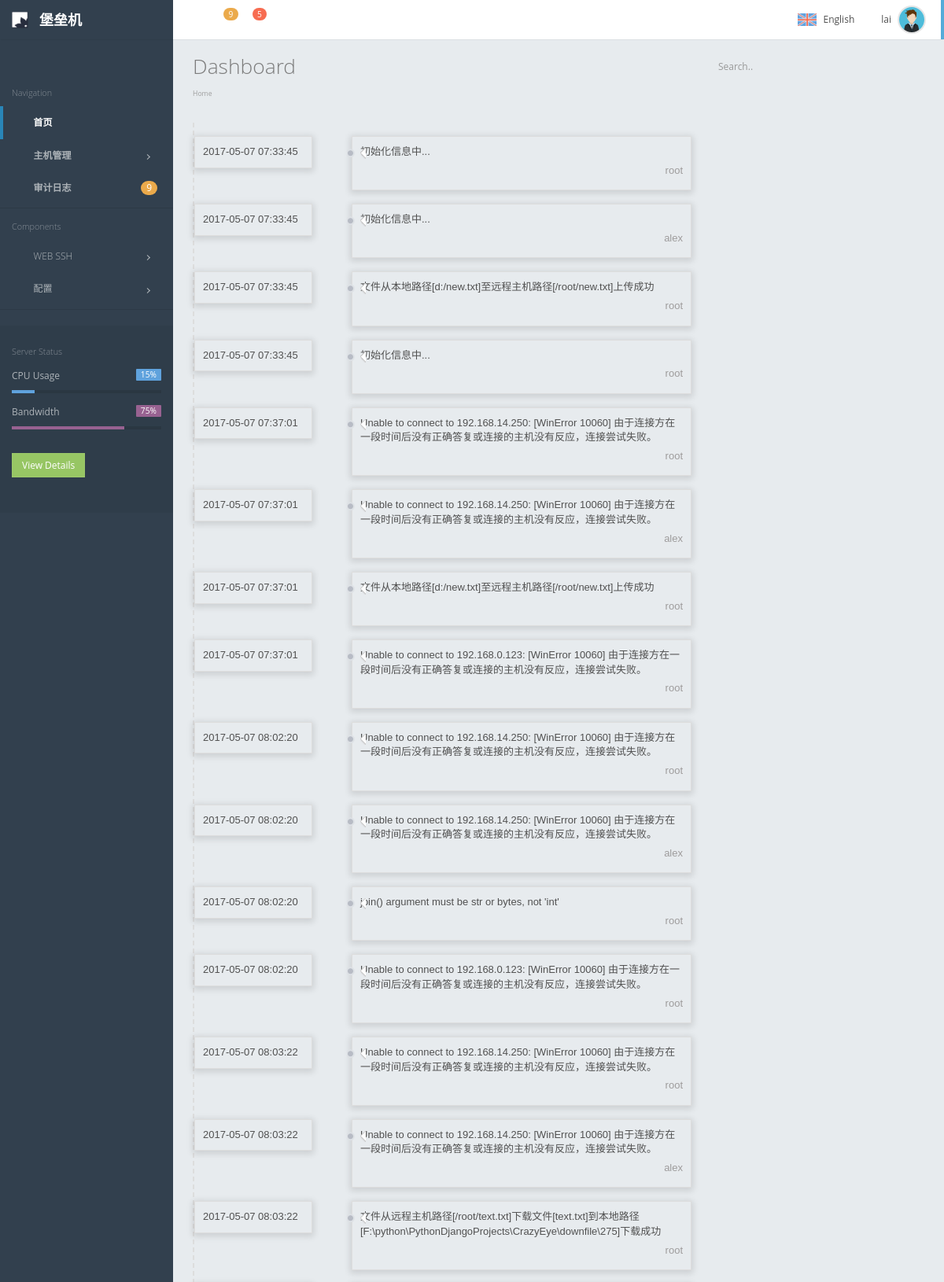
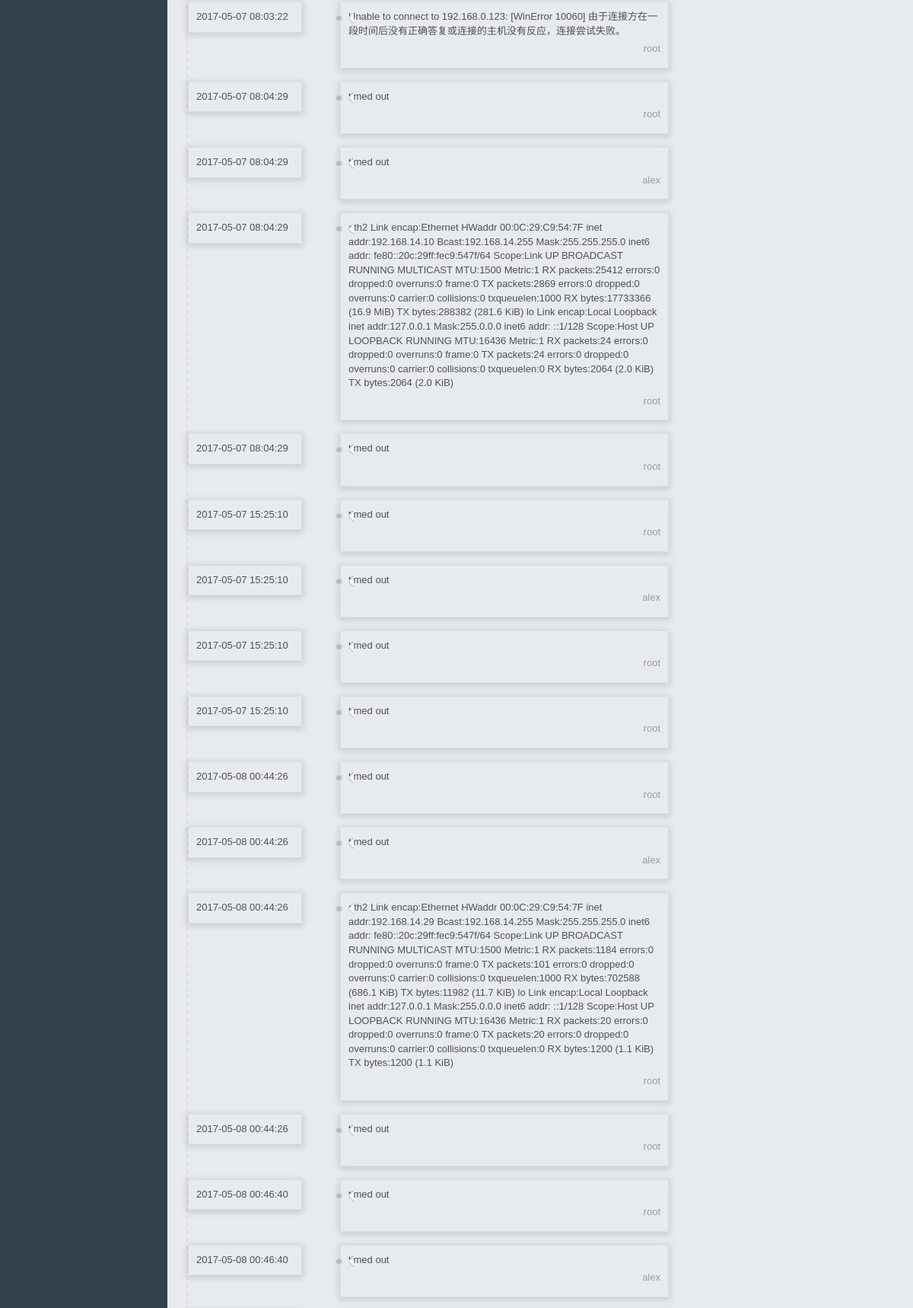
The app's page /hosts-log.html (signed in, upper part) with its own data (2 pictures, top to bottom).
### repository/models.py (models this page shows, shortened)
class UserProfile(AbstractBaseUser, PermissionsMixin):
    email = models.EmailField(
        verbose_name='email address',
        max_length=255,
        unique=True,
    )
    name = models.CharField(max_length=64, verbose_name="姓名")
    is_active = models.BooleanField(default=True)
    is_staff = models.BooleanField(default=True)
    objects = UserProfileManager()
    host_to_remote_users = models.ManyToManyField("HostToRemoteUser", blank=True)
    host_groups = models.ManyToManyField("HostGroup", blank=True)
    USERNAME_FIELD = 'email'
    REQUIRED_FIELDS = ['name']

class TaskLogDetail(models.Model):
    task = models.ForeignKey("Task")
    host_to_remote_user = models.ForeignKey("HostToRemoteUser")
    result = models.TextField(verbose_name="任务执行结果")
    status_choices = ((0, 'initialized'), (1, 'sucess'), (2, 'failed'), (3, 'timeout'))
    status = models.SmallIntegerField(choices=status_choices, default=0)
    date = models.DateTimeField(auto_now_add=True)

class HostToRemoteUser(models.Model):
    host = models.ForeignKey("Host")
    remote_user = models.ForeignKey("RemoteUser")
    class Meta:
        unique_together = ("host", "remote_user")

class RemoteUser(models.Model):
    auth_type_choices = ((0, 'ssh-password'), (1, 'ssh-key'))
    auth_type = models.SmallIntegerField(choices=auth_type_choices, default=0)
    username = models.CharField(max_length=32)
    password = models.CharField(max_length=64, blank=True, null=True)
    class Meta:
        unique_together = ('auth_type', 'username', 'password')

### web/views/home.py (the view)
# urls.py: url(r'^hosts-log.html$', home.HostsLogView.as_view()),
class HostsLogView(View):
    @method_decorator(login_required)
    def get(self, request):
        log_data = models.TaskLogDetail.objects.all().order_by('date')
        return render(request, 'host_log.html', {'log_data': log_data})

### templates/host_log.html (shortened to what this page needs)
{% extends 'public/layout.html' %}
{% block page-content %}
    <div class="clearfix handle_log">
    <div class="left clearfix" style="border-left:2px dashed #ddd;width:70%;">
        {% for log in log_data %}
            <div style="position:relative;">
                <div class="time">{{ log.date | date:"Y-m-d H:i:s" }}</div>
                <div class="record-arrow"></div>
                <div class="record">
                    {{ log.result }}
                    <div class="auther">
                        <span><i class="fa fa-user"></i></span>
                        <span>{{ log.host_to_remote_user.remote_user.username }}</span>
                    </div>
                </div>
            </div>
        {% endfor %}
    </div>
</div>
{% endblock %}

### templates/public/layout.html (shortened to what this page needs)
{% extends 'public/base.html' %}
{% block body %}
    <div id="container" class="effect mainnav-lg">
		<header id="navbar">
			<div id="navbar-container" class="boxed">
				<div class="navbar-header">
					<a class="navbar-brand">
						<img src="/static/img/logo.png" alt="Nifty Logo" class="brand-icon">
						<div class="brand-title">
							<span class="brand-text">堡垒机</span>
						</div>
					</a>
				</div>
				<div class="navbar-content clearfix">
					<ul class="nav navbar-top-links pull-left">
						<li class="tgl-menu-btn">
							<a class="mainnav-toggle" href="#">
								<i class="fa fa-navicon fa-lg"></i>
							</a>
						</li>
						<li class="dropdown">
							<a href="#" data-toggle="dropdown" class="dropdown-toggle">
								<i class="fa fa-envelope fa-lg"></i>
								<span class="badge badge-header badge-warning">9</span>
							</a>
						</li>
						<li class="dropdown">
							<a href="#" data-toggle="dropdown" class="dropdown-toggle">
								<i class="fa fa-bell fa-lg"></i>
								<span class="badge badge-header badge-danger">5</span>
							</a>
						</li>
						<li class="mega-dropdown">
							<a href="#" class="mega-dropdown-toggle">
								<i class="fa fa-th-large fa-lg"></i>
							</a>
						</li>
					</ul>
					<ul class="nav navbar-top-links pull-right">
						<li class="dropdown">
							<a id="demo-lang-switch" class="lang-selector dropdown-toggle" href="#" data-toggle="dropdown">
								<span class="lang-selected">
									<img class="lang-flag" src="/static/img/flags/united-kingdom.png" alt="English">
									<span class="lang-name">English</span>
								</span>
							</a>
						</li>
						<li id="dropdown-user" class="dropdown">
							<a href="#" data-toggle="dropdown" class="dropdown-toggle text-right">
								<span class="pull-right">
									<img class="img-circle img-user media-object" src="/static/img/av1.png" alt="Profile Picture">
								</span>
								<div class="username hidden-xs">{{ request.user.name }}</div>
							</a>
						</li>
					</ul>
				</div>
			</div>
		</header>
		<div class="boxed">
			<div id="content-container">
				<div id="page-title">
					<h1 class="page-header text-overflow">Dashboard</h1>
					<div class="searchbox">
						<div class="input-group custom-search-form">
							<input type="text" class="form-control" placeholder="Search..">
							<span class="input-group-btn">
								<button class="text-muted" type="button"><i class="fa fa-search"></i></button>
							</span>
						</div>
					</div>
				</div>
				<ol class="breadcrumb">
					<li><a href="/index.html">Home</a></li>
				</ol>
                <div id="page-content">
                    {% block page-content %}{% endblock %}
                </div>
			</div>
			<nav id="mainnav-container">
				<div id="mainnav">
					<div id="mainnav-shortcut">
						<ul class="list-unstyled">
							<li class="col-xs-4" data-content="Additional Sidebar">
								<a id="demo-toggle-aside" class="shortcut-grid" href="#">
									<i class="fa fa-magic"></i>
								</a>
							</li>
							<li class="col-xs-4" data-content="Notification">
								<a id="demo-alert" class="shortcut-grid" href="#">
									<i class="fa fa-bullhorn"></i>
								</a>
							</li>
							<li class="col-xs-4" data-content="Page Alerts">
								<a id="demo-page-alert" class="shortcut-grid" href="#">
									<i class="fa fa-bell"></i>
								</a>
							</li>
						</ul>
					</div>
					<div id="mainnav-menu-wrap">
						<div class="nano">
							<div class="nano-content">
								<ul id="mainnav-menu" class="list-group">
									<li class="list-header">Navigation</li>
									<li class="active-link">
										<a href="#">
											<i class="fa fa-dashboard"></i>
											<span class="menu-title">
												<strong>首页</strong>
											</span>
										</a>
									</li>
									<li class="">
										<a href="#">
											<i class="fa fa-th"></i>
											<span class="menu-title">
												<strong>主机管理</strong>
											</span>
											<i class="arrow"></i>
										</a>
									</li>
									<li>
										<a href="/hosts-log.html">
											<i class="fa fa-flask"></i>
											<span class="menu-title">
												<strong>审计日志</strong>
												<span class="pull-right badge badge-warning">9</span>
											</span>
										</a>
									</li>
									<li class="list-divider"></li>
									<li class="list-header">Components</li>
									<li>
										<a href="#">
											<i class="fa fa-briefcase"></i>
											<span class="menu-title">WEB SSH</span>
											<i class="arrow"></i>
										</a>
									</li>
                                    <li>
										<a href="#">
											<i class="fa fa-cogs" aria-hidden="true"></i>
											<span class="menu-title">配置</span>
											<i class="arrow"></i>
										</a>
									</li>
									<li class="list-divider"></li>
								</ul>
								<div class="mainnav-widget">
									<div id="demo-wg-server" class="hide-small mainnav-widget-content">
										<ul class="list-group">
											<li class="list-header pad-no pad-ver">Server Status</li>
											<li class="mar-btm">
												<span class="label label-primary pull-right">15%</span>
												<p>CPU Usage</p>
												<div class="progress progress-sm">
													<div class="progress-bar progress-bar-primary" style="width: 15%;">
													</div>
												</div>
											</li>
											<li class="mar-btm">
												<span class="label label-purple pull-right">75%</span>
												<p>Bandwidth</p>
												<div class="progress progress-sm">
													<div class="progress-bar progress-bar-purple" style="width: 75%;">
													</div>
												</div>
											</li>
											<li class="pad-ver"><a href="#" class="btn btn-success btn-bock">View Details</a></li>
										</ul>
									</div>
								</div>
							</div>
						</div>
					</div>
				</div>
			</nav>
		</div>
	</div>
{% endblock %}

### templates/host_log.html (style rules this page uses)
.handle_log { font-size: 13px !important; font-family: Tahoma, Geneva, Helvetica, sans-serif !important; }
.time { padding: 10px; border: 1px solid #ddd; position: absolute; width: 150px; box-shadow: 0 2px 8px 2px rgba(0, 0, 0, 0.12); }
.record { padding: 10px; border: 1px solid #ddd; margin: 17px; min-height: 40px; box-shadow: 0 2px 8px 2px rgba(0, 0, 0, 0.12); }
.record .auther { text-align: right; padding: 5px 0; color: #9E9C9C; }
.record-arrow { position: absolute; width: 24px; height: 14px; background: url(/statics/img/bg_dot_left3.png) no-repeat; top: 15px; left: -6px; text-indent: -9999em; }
.record, .record-arrow { margin-left: 200px; }

### records on screen
UserProfile: user.name "lai"
TaskLogDetail: date "2017-05-07 07:33:45", result "初始化信息中...", host_to_remote_user.remote_user.username "root"
TaskLogDetail: date "2017-05-07 07:33:45", result "初始化信息中...", host_to_remote_user.remote_user.username "alex"
TaskLogDetail: date "2017-05-07 07:33:45", result "文件从本地路径[d:/new.txt]至远程主机路径[/root/new.txt]上传成功", host_to_remote_user.remote_user.username "root"
TaskLogDetail: date "2017-05-07 07:33:45", result "初始化信息中...", host_to_remote_user.remote_user.username "root"
TaskLogDetail: date "2017-05-07 07:37:01", result "Unable to connect to 192.168.14.250: [WinError 10060] 由于连接方在一段时间后没有正确答复或连接的主机没有反应，连接尝试失败。", host_to_remote_user.remote_user.username "root"
TaskLogDetail: date "2017-05-07 07:37:01", result "Unable to connect to 192.168.14.250: [WinError 10060] 由于连接方在一段时间后没有正确答复或连接的主机没有反应，连接尝试失败。", host_to_remote_user.remote_user.username "alex"
TaskLogDetail: date "2017-05-07 07:37:01", result "文件从本地路径[d:/new.txt]至远程主机路径[/root/new.txt]上传成功", host_to_remote_user.remote_user.username "root"
TaskLogDetail: date "2017-05-07 07:37:01", result "Unable to connect to 192.168.0.123: [WinError 10060] 由于连接方在一段时间后没有正确答复或连接的主机没有反应，连接尝试失败。", host_to_remote_user.remote_user.username "root"
TaskLogDetail: date "2017-05-07 08:02:20", result "Unable to connect to 192.168.14.250: [WinError 10060] 由于连接方在一段时间后没有正确答复或连接的主机没有反应，连接尝试失败。", host_to_remote_user.remote_user.username "root"
TaskLogDetail: date "2017-05-07 08:02:20", result "Unable to connect to 192.168.14.250: [WinError 10060] 由于连接方在一段时间后没有正确答复或连接的主机没有反应，连接尝试失败。", host_to_remote_user.remote_user.username "alex"
TaskLogDetail: date "2017-05-07 08:02:20", result "join() argument must be str or bytes, not 'int'", host_to_remote_user.remote_user.username "root"
TaskLogDetail: date "2017-05-07 08:02:20", result "Unable to connect to 192.168.0.123: [WinError 10060] 由于连接方在一段时间后没有正确答复或连接的主机没有反应，连接尝试失败。", host_to_remote_user.remote_user.username "root"
TaskLogDetail: date "2017-05-07 08:03:22", result "Unable to connect to 192.168.14.250: [WinError 10060] 由于连接方在一段时间后没有正确答复或连接的主机没有反应，连接尝试失败。", host_to_remote_user.remote_user.username "root"
TaskLogDetail: date "2017-05-07 08:03:22", result "Unable to connect to 192.168.14.250: [WinError 10060] 由于连接方在一段时间后没有正确答复或连接的主机没有反应，连接尝试失败。", host_to_remote_user.remote_user.username "alex"
TaskLogDetail: date "2017-05-07 08:03:22", result "文件从远程主机路径[/root/text.txt]下载文件[text.txt]到本地路径[F:\\python\\PythonDjangoProjects\\CrazyEye\\downfile\\275]下载成功", host_to_remote_user.remote_user.username "root"
TaskLogDetail: date "2017-05-07 08:03:22", result "Unable to connect to 192.168.0.123: [WinError 10060] 由于连接方在一段时间后没有正确答复或连接的主机没有反应，连接尝试失败。", host_to_remote_user.remote_user.username "root"
TaskLogDetail: date "2017-05-07 08:04:29", result "timed out", host_to_remote_user.remote_user.username "root"
TaskLogDetail: date "2017-05-07 08:04:29", result "timed out", host_to_remote_user.remote_user.username "alex"
TaskLogDetail: date "2017-05-07 08:04:29", result "eth2 Link encap:Ethernet HWaddr 00:0C:29:C9:54:7F inet addr:192.168.14.10 Bcast:192.168.14.255 Mask:255.255.255.0 inet6 addr: fe80::20c:29ff:fec9:547f/64 Scope:Link UP BROADCAST RUNNING MULTICAST MTU:1500 Metric:1 RX packets:25412 errors:0 dropped:0 overruns:0 frame:0 TX packets:2869 errors:0 dropped:0 overruns:0 carrier:0 collisions:0 txqueuelen:1000 RX bytes:17733366 (16.9 MiB) TX bytes:288382 (281.6 KiB) lo Link encap:Local Loopback inet addr:127.0.0.1 Mask:255.0.0.0 inet6 addr: ::1/128 Scope:Host UP LOOPBACK RUNNING MTU:16436 Metric:1 RX packets:24 errors:0 dropped:0 overruns:0 frame:0 TX packets:24 errors:0 dropped:0 overruns:0 carrier:0 collisions:0 txqueuelen:0 RX bytes:2064 (2.0…", host_to_remote_user.remote_user.username "root"
TaskLogDetail: date "2017-05-07 08:04:29", result "timed out", host_to_remote_user.remote_user.username "root"
TaskLogDetail: date "2017-05-07 15:25:10", result "timed out", host_to_remote_user.remote_user.username "root"
TaskLogDetail: date "2017-05-07 15:25:10", result "timed out", host_to_remote_user.remote_user.username "alex"
TaskLogDetail: date "2017-05-07 15:25:10", result "timed out", host_to_remote_user.remote_user.username "root"
TaskLogDetail: date "2017-05-07 15:25:10", result "timed out", host_to_remote_user.remote_user.username "root"
TaskLogDetail: date "2017-05-08 00:44:26", result "timed out", host_to_remote_user.remote_user.username "root"
TaskLogDetail: date "2017-05-08 00:44:26", result "timed out", host_to_remote_user.remote_user.username "alex"
TaskLogDetail: date "2017-05-08 00:44:26", result "eth2 Link encap:Ethernet HWaddr 00:0C:29:C9:54:7F inet addr:192.168.14.29 Bcast:192.168.14.255 Mask:255.255.255.0 inet6 addr: fe80::20c:29ff:fec9:547f/64 Scope:Link UP BROADCAST RUNNING MULTICAST MTU:1500 Metric:1 RX packets:1184 errors:0 dropped:0 overruns:0 frame:0 TX packets:101 errors:0 dropped:0 overruns:0 carrier:0 collisions:0 txqueuelen:1000 RX bytes:702588 (686.1 KiB) TX bytes:11982 (11.7 KiB) lo Link encap:Local Loopback inet addr:127.0.0.1 Mask:255.0.0.0 inet6 addr: ::1/128 Scope:Host UP LOOPBACK RUNNING MTU:16436 Metric:1 RX packets:20 errors:0 dropped:0 overruns:0 frame:0 TX packets:20 errors:0 dropped:0 overruns:0 carrier:0 collisions:0 txqueuelen:0 RX bytes:1200 (1.1 KiB) TX…", host_to_remote_user.remote_user.username "root"
TaskLogDetail: date "2017-05-08 00:44:26", result "timed out", host_to_remote_user.remote_user.username "root"
TaskLogDetail: date "2017-05-08 00:46:40", result "timed out", host_to_remote_user.remote_user.username "root"
TaskLogDetail: date "2017-05-08 00:46:40", result "timed out", host_to_remote_user.remote_user.username "alex"
